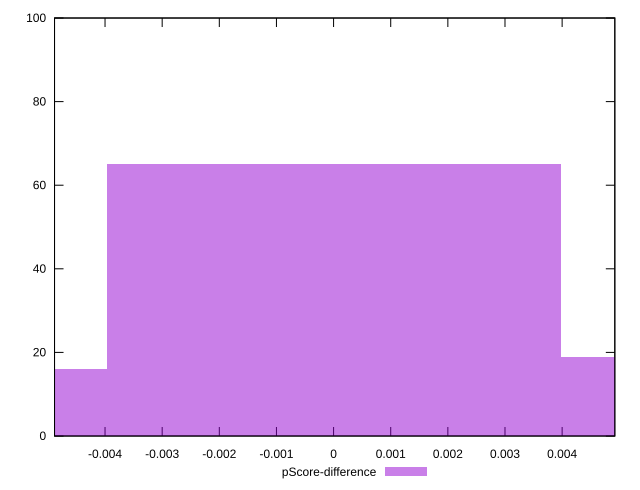

Here is the gnuplot script that generated this plot:
reset

$pScoreDifference <<EOF
-0.007944896885795395 16
0 65
0.007944896885795395 19
EOF

set key outside below
set boxwidth 0.007944896885795395
set xrange [-0.004883875690481904:0.0049221985339905905]
set yrange [0:100]
set trange [0:100]
set style fill transparent solid 0.5 noborder
set terminal svg size 640, 490 enhanced background rgb 'white'
set output "report_00018_2021-02-10T15-25-16.877Z/interactive/samples/pages+cached/pScore-difference/histogram.svg"

plot $pScoreDifference title "pScore-difference" with boxes

reset
